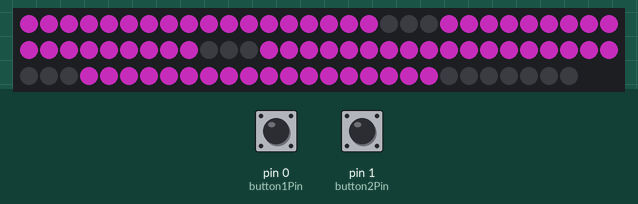
Simulated run of this sketch. Board: Arduino Uno, built with avr-gcc and run on an emulated ATmega328P. On the bench: 88 RGB LEDs in strip order, left to right, continuing on the next row. The inputs (shaded band) are chosen by the test bench; at power-on: pin 0 (button1Pin) LOW, pin 1 (button2Pin) LOW. Dim RGB values are drawn brighter than linear.

Above: at 1.2 s.
1.3 s: pin 0 (button1Pin) pulled HIGH for 0.15 s
2.0 s: pin 1 (button2Pin) pulled HIGH for 1 s
At 2.23 s:
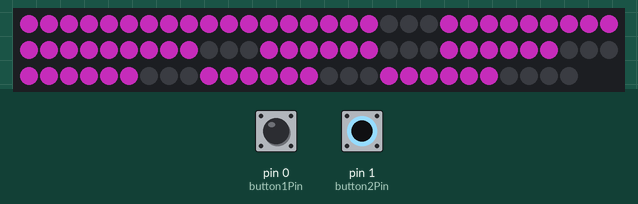
At 2.86 s:
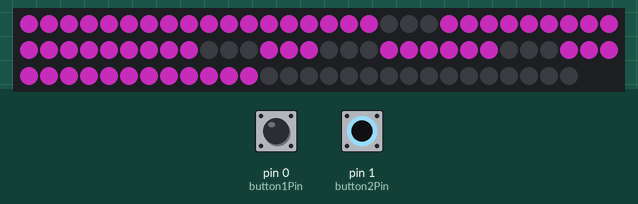
6.0 s: pin 0 (button1Pin) pulled HIGH for 1 s
7.6 s: pin 1 (button2Pin) pulled HIGH for 0.15 s
Timing chart, 0 to 10.6 s (numbered marks = the images above; inputs shaded):
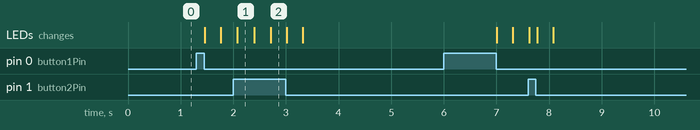

The sketch:

Large_LED_display_driver-2.ino
```cpp
#include <Adafruit_NeoPixel.h>
#define PIN 8
int stripLength = 88;
byte red = 94;
byte green = 21;
byte blue = 89;

Adafruit_NeoPixel strip = Adafruit_NeoPixel(stripLength, PIN, NEO_GRB + NEO_KHZ800);

int button1Pin = 0;
int button2Pin = 1;

int button1State = 0;
int button2State = 0;
int lastButton1State = 0;
int lastButton2State = 0;
boolean state = false;

long lastTimeMillis;
long currentTimeMillis;
const long timeSeconds = 4;

int D1 = 0; //variable for single seconds up to 9
int D2 = 0; //variable for 10s of seconds up to 5
int D3 = 0; //variable for single min up to 9
int D4 = 0; //variable for 10s of min up to 5

void setup() {
  strip.begin();
  lastTimeMillis = millis();
}

void loop() {
  button1State = digitalRead(button1Pin);
  if (button1State != lastButton1State) {
    if (button1State == LOW) {
      reset();
      state = !state;
      delay(125);
    }
  }
  lastButton1State = button1State;

  button2State = digitalRead(button2Pin);
  if (button2State != lastButton2State) {
    if (button2State == LOW) {
      reset();
      D1 = 0;
      D2 = 0;
      D3 = 0;
      D4 = 0;
      state = false;
      reset();
      delay(125);
    }
  }
  lastButton2State = button2State;

  if (state == true)
  {
    currentTimeMillis = millis();
    if (currentTimeMillis > lastTimeMillis + timeSeconds) {
      lastTimeMillis = currentTimeMillis;
      D1++;
      if (D1 > 9) {
        D1 = 0;
        D2++;
        if (D2 > 9) {
          D2 = 0;
          D3++;
          if (D3 > 9) {
            D3 = 0;
            D4++;
            if (D4 > 5) {
              D4 = 0;
            }
          }
        }
      }
    }
    reset();
    pickNumber(D4, 0);
    pickNumber(D3, 21);
    pickNumber(D2, 42);
    pickNumber(D1, 63);
  }
  if (state == false) {
    reset();
    pickNumber(D4, 0);
    pickNumber(D3, 21);
    pickNumber(D2, 42);
    pickNumber(D1, 63);
  }

}
void pickNumber(int num, int segment)
{
  switch (num)
  {
    default:
      zero(segment);
      break;
    case 1:
      one(segment);
      break;
    case 2:
      two(segment);
      break;
    case 3:
      three(segment);
      break;
    case 4:
      four(segment);
      break;
    case 5:
      five(segment);
      break;
    case 6:
      six(segment);
      break;
    case 7:
      seven(segment);
      break;
    case 8:
      eight(segment);
      break;
    case 9:
      nine(segment);
      break;
  }
}
void reset() {
  for (int i = 0; i <= 87; i++) {
    strip.setPixelColor(i, 0, 0, 0);
  }
  strip.show();
}

void zero(int segment) {
  strip.setPixelColor(0 + segment, red, green, blue); //Segment B
  strip.setPixelColor(1 + segment, red, green, blue); //Segment B
  strip.setPixelColor(2 + segment , red, green, blue); //Segment B
  strip.setPixelColor(3 + segment, red, green, blue); //Segment B
  strip.setPixelColor(4 + segment, red, green, blue); //Segment B
  strip.setPixelColor(5 + segment , red, green, blue); //Segment B
  strip.setPixelColor(15 + segment, red, green, blue); //Segment D
  strip.setPixelColor(16 + segment, red, green, blue); //Segment D
  strip.setPixelColor(17 + segment, red, green, blue); //Segment D
  strip.setPixelColor(12 + segment, red, green, blue); //Segment D
  strip.setPixelColor(13 + segment, red, green, blue); //Segment D
  strip.setPixelColor(14 + segment, red, green, blue); //Segment D
  strip.setPixelColor(6 + segment, red, green, blue); //Segment D
  strip.setPixelColor(7 + segment, red, green, blue); //Segment D
  strip.setPixelColor(8 + segment, red, green, blue); //Segment D
  strip.setPixelColor(9 + segment, red, green, blue); //Segment D
  strip.setPixelColor(10 + segment, red, green, blue); //Segment D
  strip.setPixelColor(11 + segment, red, green, blue); //Segment D
  strip.show();
}
void one(int segment) {
  strip.setPixelColor(3 + segment, red, green, blue); //Segment B
  strip.setPixelColor(4 + segment, red, green, blue); //Segment B
  strip.setPixelColor(5 + segment , red, green, blue); //Segment B
  strip.setPixelColor(6 + segment, red, green, blue); //Segment D
  strip.setPixelColor(7 + segment, red, green, blue); //Segment D
  strip.setPixelColor(8 + segment, red, green, blue); //Segment D
  strip.show();
}
void two(int segment) {
  strip.setPixelColor(0 + segment, red, green, blue); //Segment B
  strip.setPixelColor(1 + segment, red, green, blue); //Segment B
  strip.setPixelColor(2 + segment , red, green, blue); //Segment B
  strip.setPixelColor(3 + segment, red, green, blue); //Segment D
  strip.setPixelColor(4 + segment, red, green, blue); //Segment D
  strip.setPixelColor(5 + segment, red, green, blue); //Segment D
  strip.setPixelColor(18 + segment, red, green, blue); //Segment D
  strip.setPixelColor(19 + segment, red, green, blue); //Segment D
  strip.setPixelColor(20 + segment, red, green, blue); //Segment D
  strip.setPixelColor(12 + segment, red, green, blue); //Segment D
  strip.setPixelColor(13 + segment, red, green, blue); //Segment D
  strip.setPixelColor(14 + segment, red, green, blue); //Segment D
  strip.setPixelColor(9 + segment, red, green, blue); //Segment D
  strip.setPixelColor(10 + segment, red, green, blue); //Segment D
  strip.setPixelColor(11 + segment, red, green, blue); //Segment D
  strip.show();
}
void three(int segment) {
  strip.setPixelColor(0 + segment, red, green, blue); //Segment B
  strip.setPixelColor(1 + segment, red, green, blue); //Segment B
  strip.setPixelColor(2 + segment , red, green, blue); //Segment B
  strip.setPixelColor(3 + segment, red, green, blue); //Segment D
  strip.setPixelColor(4 + segment, red, green, blue); //Segment D
  strip.setPixelColor(5 + segment, red, green, blue); //Segment D
  strip.setPixelColor(18 + segment, red, green, blue); //Segment D
  strip.setPixelColor(19 + segment, red, green, blue); //Segment D
  strip.setPixelColor(20 + segment, red, green, blue); //Segment D
  strip.setPixelColor(6 + segment, red, green, blue); //Segment D
  strip.setPixelColor(7 + segment, red, green, blue); //Segment D
  strip.setPixelColor(8 + segment, red, green, blue); //Segment D
  strip.setPixelColor(9 + segment, red, green, blue); //Segment D
  strip.setPixelColor(10 + segment, red, green, blue); //Segment D
  strip.setPixelColor(11 + segment, red, green, blue); //Segment D
  strip.show();
}
void four(int segment) {
  strip.setPixelColor(15 + segment, red, green, blue); //Segment B
  strip.setPixelColor(16 + segment, red, green, blue); //Segment B
  strip.setPixelColor(17 + segment , red, green, blue); //Segment B
  strip.setPixelColor(18 + segment, red, green, blue); //Segment D
  strip.setPixelColor(19 + segment, red, green, blue); //Segment D
  strip.setPixelColor(20 + segment, red, green, blue); //Segment D
  strip.setPixelColor(3 + segment, red, green, blue); //Segment D
  strip.setPixelColor(4 + segment, red, green, blue); //Segment D
  strip.setPixelColor(5 + segment, red, green, blue); //Segment D
  strip.setPixelColor(6 + segment, red, green, blue); //Segment D
  strip.setPixelColor(7 + segment, red, green, blue); //Segment D
  strip.setPixelColor(8 + segment, red, green, blue); //Segment D
  strip.show();
}
void five(int segment) {
  strip.setPixelColor(0 + segment, red, green, blue); //Segment B
  strip.setPixelColor(1 + segment, red, green, blue); //Segment B
  strip.setPixelColor(2 + segment , red, green, blue); //Segment B
  strip.setPixelColor(15 + segment, red, green, blue); //Segment D
  strip.setPixelColor(16 + segment, red, green, blue); //Segment D
  strip.setPixelColor(17 + segment, red, green, blue); //Segment D
  strip.setPixelColor(18 + segment, red, green, blue); //Segment D
  strip.setPixelColor(19 + segment, red, green, blue); //Segment D
  strip.setPixelColor(20 + segment, red, green, blue); //Segment D
  strip.setPixelColor(6 + segment, red, green, blue); //Segment D
  strip.setPixelColor(7 + segment, red, green, blue); //Segment D
  strip.setPixelColor(8 + segment, red, green, blue); //Segment D
  strip.setPixelColor(9 + segment, red, green, blue); //Segment D
  strip.setPixelColor(10 + segment, red, green, blue); //Segment D
  strip.setPixelColor(11 + segment, red, green, blue); //Segment D
  strip.show();
}
void six(int segment) {
  strip.setPixelColor(0 + segment, red, green, blue); //Segment B
  strip.setPixelColor(1 + segment, red, green, blue); //Segment B
  strip.setPixelColor(2 + segment , red, green, blue); //Segment B
  strip.setPixelColor(15 + segment, red, green, blue); //Segment D
  strip.setPixelColor(16 + segment, red, green, blue); //Segment D
  strip.setPixelColor(17 + segment, red, green, blue); //Segment D
  strip.setPixelColor(12 + segment, red, green, blue); //Segment D
  strip.setPixelColor(13 + segment, red, green, blue); //Segment D
  strip.setPixelColor(14 + segment, red, green, blue); //Segment D
  strip.setPixelColor(6 + segment, red, green, blue); //Segment D
  strip.setPixelColor(7 + segment, red, green, blue); //Segment D
  strip.setPixelColor(8 + segment, red, green, blue); //Segment D
  strip.setPixelColor(9 + segment, red, green, blue); //Segment D
  strip.setPixelColor(10 + segment, red, green, blue); //Segment D
  strip.setPixelColor(11 + segment, red, green, blue); //Segment D
  strip.setPixelColor(18 + segment, red, green, blue); //Segment D
  strip.setPixelColor(19 + segment, red, green, blue); //Segment D
  strip.setPixelColor(20 + segment, red, green, blue); //Segment D
  strip.show();
}
void seven(int segment) {
  strip.setPixelColor(0 + segment, red, green, blue); //Segment B
  strip.setPixelColor(1 + segment, red, green, blue); //Segment B
  strip.setPixelColor(2 + segment , red, green, blue); //Segment B
  strip.setPixelColor(3 + segment, red, green, blue); //Segment D
  strip.setPixelColor(4 + segment, red, green, blue); //Segment D
  strip.setPixelColor(5 + segment, red, green, blue); //Segment D
  strip.setPixelColor(6 + segment, red, green, blue); //Segment D
  strip.setPixelColor(7 + segment, red, green, blue); //Segment D
  strip.setPixelColor(8 + segment, red, green, blue); //Segment D
  strip.show();
}
void eight(int segment) {
  strip.setPixelColor(0 + segment, red, green, blue); //Segment B
  strip.setPixelColor(1 + segment, red, green, blue); //Segment B
  strip.setPixelColor(2 + segment , red, green, blue); //Segment B
  strip.setPixelColor(3 + segment, red, green, blue); //Segment B
  strip.setPixelColor(4 + segment, red, green, blue); //Segment B
  strip.setPixelColor(5 + segment , red, green, blue); //Segment B
  strip.setPixelColor(15 + segment, red, green, blue); //Segment D
  strip.setPixelColor(16 + segment, red, green, blue); //Segment D
  strip.setPixelColor(17 + segment, red, green, blue); //Segment D
  strip.setPixelColor(12 + segment, red, green, blue); //Segment D
  strip.setPixelColor(13 + segment, red, green, blue); //Segment D
  strip.setPixelColor(14 + segment, red, green, blue); //Segment D
  strip.setPixelColor(6 + segment, red, green, blue); //Segment D
  strip.setPixelColor(7 + segment, red, green, blue); //Segment D
  strip.setPixelColor(8 + segment, red, green, blue); //Segment D
  strip.setPixelColor(9 + segment, red, green, blue); //Segment D
  strip.setPixelColor(10 + segment, red, green, blue); //Segment D
  strip.setPixelColor(11 + segment, red, green, blue); //Segment D
  strip.setPixelColor(18 + segment, red, green, blue); //Segment D
  strip.setPixelColor(19 + segment, red, green, blue); //Segment D
  strip.setPixelColor(20 + segment, red, green, blue); //Segment D
  strip.show();
}
void nine(int segment) {
  strip.setPixelColor(0 + segment, red, green, blue); //Segment B
  strip.setPixelColor(1 + segment, red, green, blue); //Segment B
  strip.setPixelColor(2 + segment , red, green, blue); //Segment B
  strip.setPixelColor(3 + segment, red, green, blue); //Segment B
  strip.setPixelColor(4 + segment, red, green, blue); //Segment B
  strip.setPixelColor(5 + segment , red, green, blue); //Segment B
  strip.setPixelColor(15 + segment, red, green, blue); //Segment D
  strip.setPixelColor(16 + segment, red, green, blue); //Segment D
  strip.setPixelColor(17 + segment, red, green, blue); //Segment D
  strip.setPixelColor(6 + segment, red, green, blue); //Segment D
  strip.setPixelColor(7 + segment, red, green, blue); //Segment D
  strip.setPixelColor(8 + segment, red, green, blue); //Segment D
  strip.setPixelColor(18 + segment, red, green, blue); //Segment D
  strip.setPixelColor(19 + segment, red, green, blue); //Segment D
  strip.setPixelColor(20 + segment, red, green, blue); //Segment D
  strip.show();
}
```
